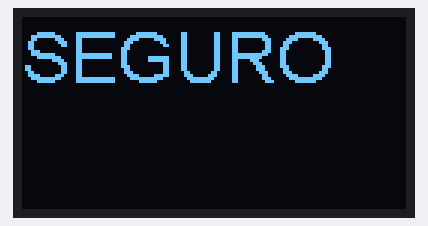
The sketch below on a simulated ESP32. Shown: 128×64 one-colour display. WiFi joins after 1.5 s; servers stay silent unless stated.

Above: at 6.1 s.

The sketch:

Distance_Measurement_With_Multiples_Rssi_Connections.ino
```cpp
#include <WiFi.h> //ESP32 Core WiFi Library
#include "SSD1306.h"

#define FORKLIFTS 2

SSD1306 display(0x3c, 5, 4);
char *forkLiftSsids[FORKLIFTS] = {"ESP32_ACCESS_POINT", "Segall"};

void setup() {
  display.init();
  display.clear();
}

void loop() {
  int forkLifts = 0;

  for (int network = 0; network < FORKLIFTS; network++) {
    WiFi.begin(forkLiftSsids[network]);
    delay(3000);

    if ((WiFi.status() == WL_CONNECTED) && (WiFi.RSSI() > -45)) {
      display.clear();
      forkLifts++;

      display.setFont(ArialMT_Plain_24);
      display.drawString(0, 0, "PERIGO");

      char number[99];
      itoa(forkLifts, number, 10);

      display.setFont(ArialMT_Plain_24);
      display.drawString(0, 30, number);
      display.display();
    }
  }

  if(forkLifts == 0) {
    display.clear();
    display.setFont(ArialMT_Plain_24);
    display.drawString(0, 0, "SEGURO");
    display.display();
  }
}
```
